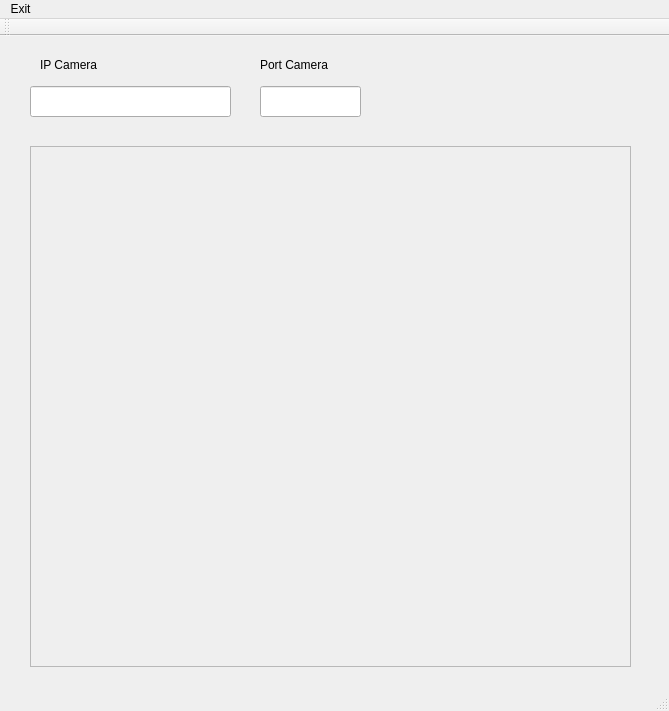
<?xml version="1.0" encoding="UTF-8"?>
<ui version="4.0">
 <class>Camera_gui</class>
 <widget class="QMainWindow" name="Camera_gui">
  <property name="geometry">
   <rect>
    <x>0</x>
    <y>0</y>
    <width>669</width>
    <height>711</height>
   </rect>
  </property>
  <property name="windowTitle">
   <string>Camera_gui</string>
  </property>
  <widget class="QWidget" name="centralWidget">
   <widget class="QLineEdit" name="lineEdit_IP">
    <property name="geometry">
     <rect>
      <x>30</x>
      <y>50</y>
      <width>201</width>
      <height>31</height>
     </rect>
    </property>
    <property name="text">
     <string/>
    </property>
   </widget>
   <widget class="QLabel" name="label_6">
    <property name="geometry">
     <rect>
      <x>40</x>
      <y>20</y>
      <width>91</width>
      <height>17</height>
     </rect>
    </property>
    <property name="text">
     <string>IP Camera</string>
    </property>
   </widget>
   <widget class="QLabel" name="label_7">
    <property name="geometry">
     <rect>
      <x>260</x>
      <y>20</y>
      <width>91</width>
      <height>17</height>
     </rect>
    </property>
    <property name="text">
     <string>Port Camera</string>
    </property>
   </widget>
   <widget class="QLineEdit" name="lineEdit_Port">
    <property name="geometry">
     <rect>
      <x>260</x>
      <y>50</y>
      <width>101</width>
      <height>31</height>
     </rect>
    </property>
    <property name="text">
     <string/>
    </property>
   </widget>
   <widget class="QScrollArea" name="scrollArea">
    <property name="geometry">
     <rect>
      <x>30</x>
      <y>110</y>
      <width>601</width>
      <height>521</height>
     </rect>
    </property>
    <property name="widgetResizable">
     <bool>true</bool>
    </property>
    <widget class="QWidget" name="scrollAreaWidgetContents">
     <property name="geometry">
      <rect>
       <x>0</x>
       <y>0</y>
       <width>599</width>
       <height>519</height>
      </rect>
     </property>
     <widget class="QLabel" name="ImageLabel">
      <property name="geometry">
       <rect>
        <x>36</x>
        <y>26</y>
        <width>521</width>
        <height>461</height>
       </rect>
      </property>
      <property name="text">
       <string/>
      </property>
     </widget>
    </widget>
   </widget>
  </widget>
  <widget class="QMenuBar" name="menuBar">
   <property name="geometry">
    <rect>
     <x>0</x>
     <y>0</y>
     <width>669</width>
     <height>22</height>
    </rect>
   </property>
   <widget class="QMenu" name="menuExit">
    <property name="title">
     <string>Exit</string>
    </property>
   </widget>
   <addaction name="menuExit"/>
  </widget>
  <widget class="QToolBar" name="mainToolBar">
   <attribute name="toolBarArea">
    <enum>TopToolBarArea</enum>
   </attribute>
   <attribute name="toolBarBreak">
    <bool>false</bool>
   </attribute>
  </widget>
  <widget class="QStatusBar" name="statusBar"/>
 </widget>
 <layoutdefault spacing="6" margin="11"/>
 <resources/>
 <connections/>
</ui>
